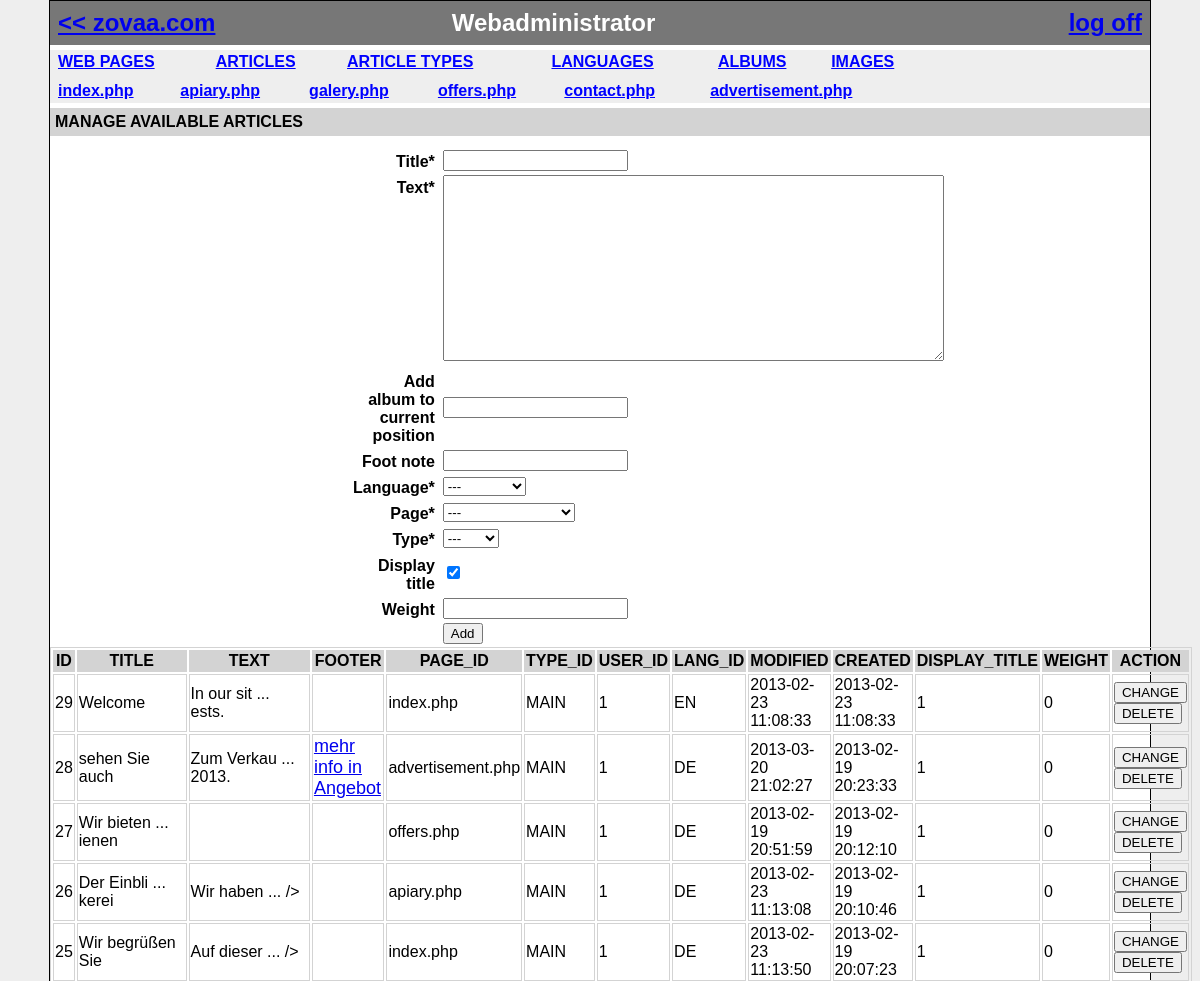
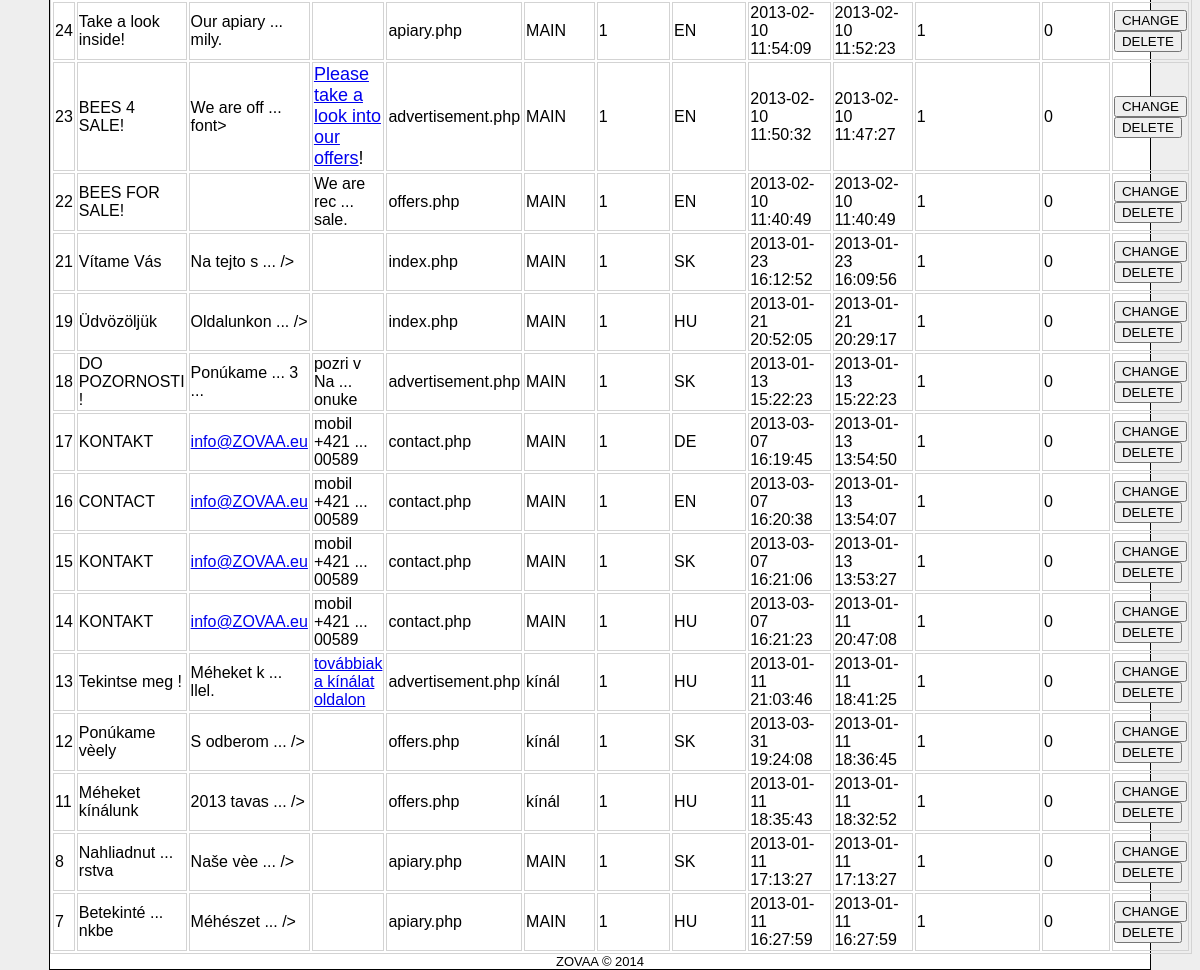
Page /Webadmin/articles.php (signed in) on the committed database (2 pictures, top to bottom).
### tables this page shows
CREATE TABLE IF NOT EXISTS `pages` (
  `ID` int(11) NOT NULL AUTO_INCREMENT,
  `NAME` varchar(100) NOT NULL,
  `MODIFIED` datetime NOT NULL,
  PRIMARY KEY (`ID`)
);

CREATE TABLE IF NOT EXISTS `articles` (
  `ID` bigint(20) NOT NULL AUTO_INCREMENT,
  `TITLE` text NOT NULL,
  `TEXT` text,
  `FOOTER` text,
  `PAGE_ID` int(11) NOT NULL,
  `TYPE_ID` int(11) NOT NULL,
  `USER_ID` int(11) NOT NULL,
  `LANG_ID` varchar(2) NOT NULL,
  `MODIFIED` datetime DEFAULT NULL,
  `CREATED` datetime NOT NULL,
  `DISPLAY_TITLE` tinyint(4) NOT NULL DEFAULT '1',
  `WEIGHT` int(11) DEFAULT '0',
  PRIMARY KEY (`ID`)
);

### framework/mysql/mysqlmanager.php (called while the page is built, shortened)
<?php
require_once('select.php');
class MySqlManager
{
    public function SelectPages()
    {
        try
        {
            $select = new MysqlSelect;
            $data = array( 1 => 'NAME', 2 => 'ID' );
            return $select->DoSelect('pages', $data);
        }
        catch(Exception $ex)
        {
            throw new Exception($ex);
        }
    }
    public function SelectAllFromTable($table)
    {
        try
        {
            $select = new MysqlSelect;
            return $select->DoSelect($table, null, null, null, "ID DESC");
        }
        catch(Exception $ex)
        {
            throw new Exception($ex);
        }
    }
}
?>

### framework/mysql/select.php (called while the page is built, shortened)
<?php
class MysqlSelect extends MysqlCommand
{
    public function createQuerryString($table, $columns=null, $condition_string=null, $innerjoin_string=null, $orderby_string=null)
    {
        $mysqlQueryColumms = " * ";
        if(is_array($columns))
        {
            $mysqlQueryColumms = " ";
            foreach($columns as $column)
            {
                $mysqlQueryColumms .= $column.", ";
            }
            $mysqlQueryColumms = substr($mysqlQueryColumms, 0, strlen($mysqlQueryColumms) - 2);
        }
        $mysqlQueryCondition = "";
        if(isset($orderby_string))
        {
            $orderby_string = " ORDER BY ".$orderby_string." ";
        }
        $qs = "SELECT ".$mysqlQueryColumms. " FROM " .$table.$innerjoin_string.$mysqlQueryCondition.$orderby_string;
        return $qs;
    }
    public function DoSelect($table, $columns=null, $condition_string=null, $innerjoin_string=null, $orderby_string=null)
    {
        $mysqlQueryString = $this->createQuerryString($table, $columns, $condition_string, $innerjoin_string, $orderby_string);
        return mysql_query($mysqlQueryString);
    }
}
?>

### settings.php (called while the page is built, shortened)
<?php
class Settings
{
    public static function ReplaceMagicStrings($str)
    {
        $str = str_replace('[@server]', Settings::SERVER_NAME, $str);
        return $str;
    }
}
?>

### framework/admintable.php (the view, shortened to what this page needs)
<?php
require_once "mysql/mysqlmanager.php";
class AdminTable
{
    private $tableData;
    private $table;
    public $pageIdToNameArray;
    public $typeIdToNameArray;
    public function __construct($table)
    {
        $this->table = $table;
        try
        {
            $mysqlMan = new MySqlManager();
            $this->tableData = $mysqlMan->SelectAllFromTable($table);
        }
        catch(Exception $ex)
        {
            throw new Exception($ex);
        }
    }
    private function shortenString($string)
    {
        if (strlen($string) >= 20) {
            return substr($string, 0, 10). " ... " . substr($string, -5);
        }
        return $string;
    }
    public function __toString()
    {
        echo "<table class='AdminTable'>";
        $first = true;
        while($dataArray = mysql_fetch_assoc($this->tableData))
        {
            if($first)
            {
                echo "<tr>";
                $keys = array_keys($dataArray);
                foreach($keys as $k)
                {
                    echo "<td class='AdminTableHead'>".$k."</td>";
                }
                echo "<td class='AdminTableHead'>ACTION</td>";
                $first=false;
                echo "</tr>";
            }
            echo "<tr>";
            while (list($key, $value) = each($dataArray))
            {
                    $value = Settings::ReplaceMagicStrings($value);
                    if(strtolower($key) == 'id')
                    {
                        $id=$value;
                    }
                    if(isset($this->pageIdToNameArray))
                    {
                        if($key=="PAGE_ID")
                        {
                            $value = $this->pageIdToNameArray[$value];
                        }
                    }
                    if(isset($this->typeIdToNameArray))
                    {
                        if($key=="TYPE_ID")
                        {
                            $value = $this->typeIdToNameArray[$value];
                        }
                    }
                    if(substr_count($value, 'http://') > 0)
                    {
                        $value='<a href="'.$value.'" target="_blank">'.$value.'</a>';
                    }
                    else
                    {
                        if(substr_count($value, '<a') == 0)
                            $value=$this->shortenString($value);
                    }
                    echo "<td class='AdminTableColumn'>".$value."</td>";
            }
            echo "<td class='AdminTableColumn'>
                    <form method='POST' action='../framework/formhandler.php'>
                        <Input type='submit' value='CHANGE' />
                        <Input type='hidden' name='TABLE' value='".$this->table."' />
                        <Input type='hidden' name='ID' value='".$id."' />
                        <Input type='hidden' name='FORMNAME' value='UPDATERECORD' />
                        <Input type='hidden' name='ONSUCCESS' value='".basename($_SERVER['PHP_SELF'])."'/>
                    </form>".
                    "<form method='POST' action='../framework/formhandler.php' onsubmit='return confirm(\"Do you really want to delete this record?\")'>
                        <Input type='submit' value='DELETE' />
                        <Input type='hidden' name='TABLE' value='".$this->table."' />
                        <Input type='hidden' name='ID' value='".$id."' />
                        <Input type='hidden' name='FORMNAME' value='DELETERECORD' />
                        <Input type='hidden' name='ONSUCCESS' value='".basename($_SERVER['PHP_SELF'])."'/>
                    </form>".
                    "</td>";
            echo "</tr>";
        }
        echo "</table>";
        return '';
    }
}
?>

### Webadmin/menu.php
<?php
require_once("../framework/mysql/mysqlmanager.php");
$mysqlMan = new MySqlManager();
$pages = $mysqlMan->SelectPages();
?>
<div>
<table class="MenuTable">
<tr>
<td><a href='pages.php'>WEB PAGES</a></td>
<td><a href='articles.php'>ARTICLES</a></td>
<td><a href='types.php'>ARTICLE TYPES</a></td>
<td><a href='languages.php'>LANGUAGES</a></td>
<td><a href="albums.php">ALBUMS</a></td>
<td><a href='images.php'>IMAGES</a></td>
</tr>
</table>
</div>
<div>
<table class="MenuTable">
<tr>
<?php
require_once("../settings.php");
while($page = mysql_fetch_array($pages))
{
    echo "<td>
            <a href='http://".
            $_SERVER['SERVER_NAME'].
            Settings::INETRFACE.
            "/Webadmin/index.php".
            "?p_name=".$page["NAME"].
            "'>".$page["NAME"]."</a>
        </td>";
}
?>
</tr>
</table>
</div>

### rows in the picture
pages: NAME "index.php"
pages: NAME "apiary.php"
pages: NAME "galery.php"
pages: NAME "offers.php"
pages: NAME "contact.php"
pages: NAME "advertisement.php"
articles: k "ID", k "TITLE", k "TEXT", k "FOOTER", k "PAGE_ID", k "TYPE_ID", k "USER_ID", k "LANG_ID", k "MODIFIED", k "CREATED", k "DISPLAY_TITLE", k "WEIGHT", value "29", TITLE "Welcome", value "In our sit ... ests.", value "index.php", value "MAIN", value "1", value "EN", value "2013-02-23 11:08:33", value "0"
articles: value "28", TITLE "sehen Sie auch", TEXT "Zum Verkau ... 2013.", FOOTER "mehr info in Angebot", value "advertisement.php", value "MAIN", value "1", value "DE", MODIFIED "2013-03-20 21:02:27", CREATED "2013-02-19 20:23:33", value "0"
articles: value "27", TITLE "Wir bieten ... ienen", value "offers.php", value "MAIN", value "1", value "DE", MODIFIED "2013-02-19 20:51:59", CREATED "2013-02-19 20:12:10", value "0"
articles: value "26", TITLE "Der Einbli ... kerei", value "Wir haben ... />", value "apiary.php", value "MAIN", value "1", value "DE", MODIFIED "2013-02-23 11:13:08", CREATED "2013-02-19 20:10:46", value "0"
articles: value "25", TITLE "Wir begrüßen Sie", value "Auf dieser ... />", value "index.php", value "MAIN", value "1", value "DE", MODIFIED "2013-02-23 11:13:50", CREATED "2013-02-19 20:07:23", value "0"
articles: value "24", TITLE "Take a look inside!", value "Our apiary ... mily.", value "apiary.php", value "MAIN", value "1", value "EN", MODIFIED "2013-02-10 11:54:09", CREATED "2013-02-10 11:52:23", value "0"
articles: value "23", TITLE "BEES 4 SALE!", TEXT "We are off ... font>", FOOTER "Please take a look into our offers !", value "advertisement.php", value "MAIN", value "1", value "EN", MODIFIED "2013-02-10 11:50:32", CREATED "2013-02-10 11:47:27", value "0"
articles: value "22", TITLE "BEES FOR SALE!", FOOTER "We are rec ... sale.", value "offers.php", value "MAIN", value "1", value "EN", value "2013-02-10 11:40:49", value "0"
articles: value "21", TITLE "Vítame Vás", value "Na tejto s ... />", value "index.php", value "MAIN", value "1", value "SK", MODIFIED "2013-01-23 16:12:52", CREATED "2013-01-23 16:09:56", value "0"
articles: value "19", TITLE "Üdvözöljük", value "Oldalunkon ... />", value "index.php", value "MAIN", value "1", value "HU", MODIFIED "2013-01-21 20:52:05", CREATED "2013-01-21 20:29:17", value "0"
articles: value "18", TITLE "DO POZORNOSTI !", TEXT "Ponúkame ... 3 ...", FOOTER "pozri v Na ... onuke", value "advertisement.php", value "MAIN", value "1", value "SK", value "2013-01-13 15:22:23", value "0"
articles: value "17", TITLE "KONTAKT", TEXT "info@ZOVAA.eu", FOOTER "mobil +421 ... 00589", value "contact.php", value "MAIN", value "1", value "DE", MODIFIED "2013-03-07 16:19:45", CREATED "2013-01-13 13:54:50", value "0"
articles: value "16", TITLE "CONTACT", TEXT "info@ZOVAA.eu", value "mobil +421 ... 00589", value "contact.php", value "MAIN", value "1", value "EN", MODIFIED "2013-03-07 16:20:38", CREATED "2013-01-13 13:54:07", value "0"
articles: value "15", value "KONTAKT", value "info@ZOVAA.eu", value "mobil +421 ... 00589", value "contact.php", value "MAIN", value "1", value "SK", MODIFIED "2013-03-07 16:21:06", CREATED "2013-01-13 13:53:27", value "0"
articles: value "14", value "KONTAKT", value "info@ZOVAA.eu", value "mobil +421 ... 00589", value "contact.php", value "MAIN", value "1", value "HU", MODIFIED "2013-03-07 16:21:23", CREATED "2013-01-11 20:47:08", value "0"
articles: value "13", TITLE "Tekintse meg !", TEXT "Méheket k ... llel.", FOOTER "továbbiak a kínálat oldalon", value "advertisement.php", value "kínál", value "1", value "HU", MODIFIED "2013-01-11 21:03:46", CREATED "2013-01-11 18:41:25", value "0"
articles: value "12", TITLE "Ponúkame vèely", value "S odberom ... />", value "offers.php", value "kínál", value "1", value "SK", MODIFIED "2013-03-31 19:24:08", CREATED "2013-01-11 18:36:45", value "0"
articles: value "11", TITLE "Méheket kínálunk", value "2013 tavas ... />", value "offers.php", value "kínál", value "1", value "HU", MODIFIED "2013-01-11 18:35:43", CREATED "2013-01-11 18:32:52", value "0"
articles: value "8", TITLE "Nahliadnut ... rstva", value "Naše vèe ... />", value "apiary.php", value "MAIN", value "1", value "SK", value "2013-01-11 17:13:27", value "0"
articles: value "7", TITLE "Betekinté ... nkbe", value "Méhészet ... />", value "apiary.php", value "MAIN", value "1", value "HU", value "2013-01-11 16:27:59", value "0"

### other values in the picture
$name "Title*"
$name "Text*"
$name "Add album to current position"
$name "Foot note"
$name "Language*"
$name "Page*"
$name "Type*"
$name "Display title"
$name "Weight"
form field LANG_ID "---"
form field PAGE_ID "---"
form field TYPE_ID "---"
